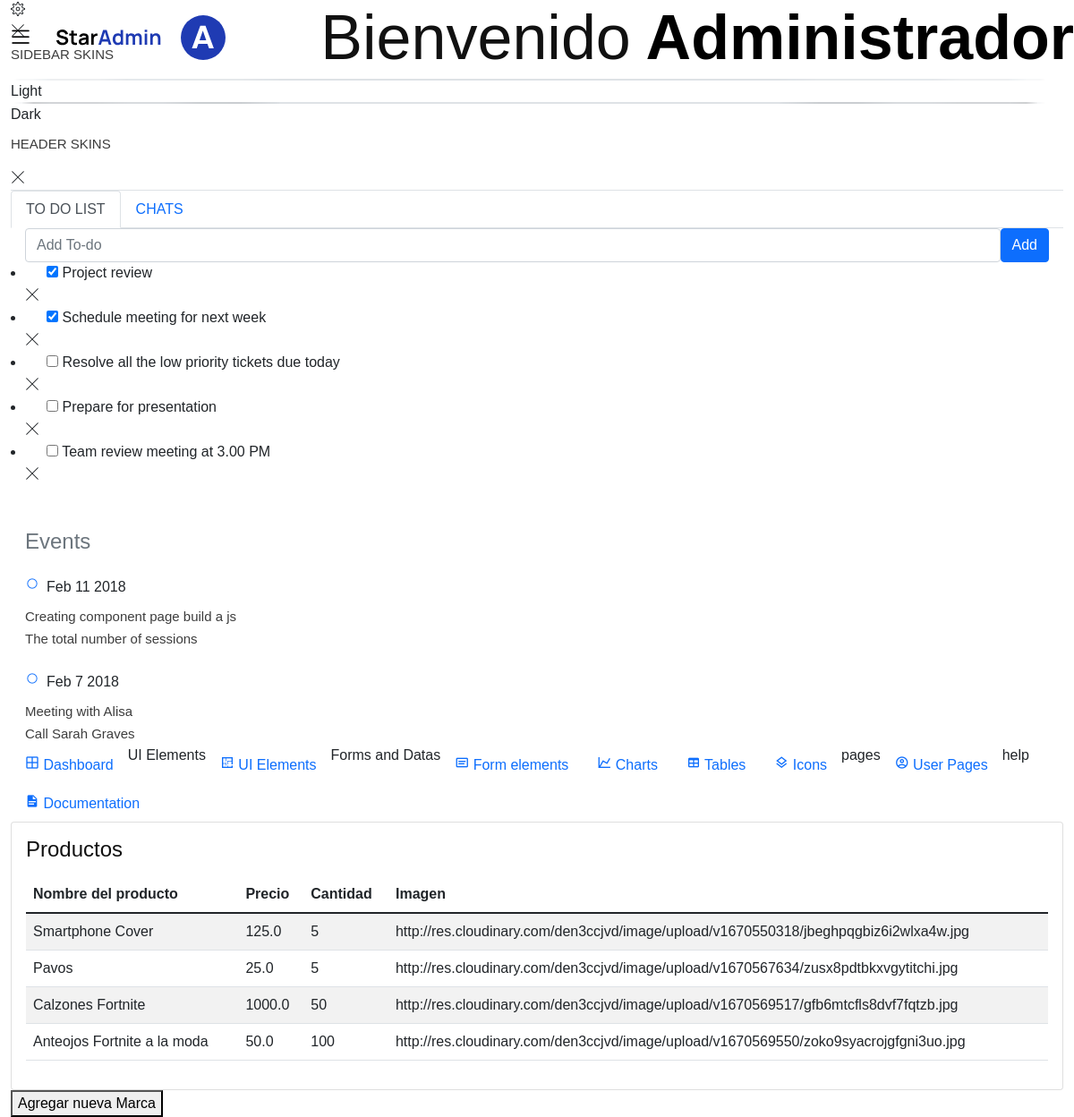
Page /DatosProductos on the committed database.
### tables this page shows
CREATE TABLE Productos(
    idProducto INTEGER PRIMARY KEY AUTOINCREMENT NOT NULL,
    idMarca INTEGER NOT NULL,
    idCategoria char(4) NOT NULL,
    NombreProducto nvarchar(50) NOT NULL,
    Precio float NOT NULL,
    Cantidad INTEGER NOT NULL,
    Imagen TEXT NOT NULL,
    FOREIGN KEY (idMarca) REFERENCES Marcas(idMarca),
    FOREIGN KEY (idCategoria) REFERENCES Categorias(idCategoria)
);

### app.py (the view)
@app.route("/DatosProductos")
def DatosProductos():
    Productos = db.execute("SELECT * FROM Productos")
    return render_template("/admin/pages/tables/Productos.html",Productos=Productos)

### app.py (called while the page is built)
@app.after_request
def after_request(response):
    response.headers["Cache-Control"] = "no-cache, no-store, must-revalidate"
    response.headers["Expires"] = 0
    response.headers["Pragma"] = "no-cache"
    return response

### templates/admin/pages/tables/Productos.html (shortened to what this page needs)
<!DOCTYPE html>
<html lang="en">
<head>
  <link rel="stylesheet" href="/static/css/admin/vendors/feather/feather.css">
  <link rel="stylesheet" href="/static/css/admin/vendors/mdi/css/materialdesignicons.min.css">
  <link rel="stylesheet" href="/static/css/admin/vendors/ti-icons/css/themify-icons.css">
  <link rel="stylesheet" href="/static/css/admin/vendors/typicons/typicons.css">
  <link rel="stylesheet" href="/static/css/admin/vendors/simple-line-icons/css/simple-line-icons.css">
  <link rel="stylesheet" href="/static/css/admin/vendors/css/vendor.bundle.base.css">
  <link href="https://cdn.jsdelivr.net/npm/bootstrap@5.1.3/dist/css/bootstrap.min.css" rel="stylesheet">
  <link rel="stylesheet" href="/static/css/admin/css/vertical-layout-light/style.css">
</head>
<body>
  <div class="container-scroller">
    <nav class="navbar default-layout col-lg-12 col-12 p-0 fixed-top d-flex align-items-top flex-row">
      <div class="text-center navbar-brand-wrapper d-flex align-items-center justify-content-start">
        <div class="me-3">
          <button class="navbar-toggler navbar-toggler align-self-center" type="button" data-bs-toggle="minimize">
            <span class="icon-menu"></span>
          </button>
        </div>
        <div>
          <a class="navbar-brand brand-logo" href="/admin">
            <img src="/static/css/admin/images/logo.svg" alt="logo" />
          </a>
          <a class="navbar-brand brand-logo-mini" href="/admin">
            <img src="/static/css/admin/images/logo-mini.svg" alt="logo" />
          </a>
        </div>
      </div>
      <div class="navbar-menu-wrapper d-flex align-items-top">
        <ul class="navbar-nav">
          <li class="nav-item font-weight-semibold d-none d-lg-block ms-0">
            <h1 class="welcome-text">Bienvenido<span class="text-black fw-bold"> Administrador</span></h1>
          </li>
        </ul>
      </div>
    </nav>
    <div class="container-fluid page-body-wrapper">
      <div class="theme-setting-wrapper">
        <div id="settings-trigger"><i class="ti-settings"></i></div>
        <div id="theme-settings" class="settings-panel">
          <i class="settings-close ti-close"></i>
          <p class="settings-heading">SIDEBAR SKINS</p>
          <div class="sidebar-bg-options selected" id="sidebar-light-theme"><div class="img-ss rounded-circle bg-light border me-3"></div>Light</div>
          <div class="sidebar-bg-options" id="sidebar-dark-theme"><div class="img-ss rounded-circle bg-dark border me-3"></div>Dark</div>
          <p class="settings-heading mt-2">HEADER SKINS</p>
        </div>
      </div>
      <div id="right-sidebar" class="settings-panel">
        <i class="settings-close ti-close"></i>
        <ul class="nav nav-tabs border-top" id="setting-panel" role="tablist">
          <li class="nav-item">
            <a class="nav-link active" id="todo-tab" data-bs-toggle="tab" href="#todo-section" role="tab" aria-controls="todo-section" aria-expanded="true">TO DO LIST</a>
          </li>
          <li class="nav-item">
            <a class="nav-link" id="chats-tab" data-bs-toggle="tab" href="#chats-section" role="tab" aria-controls="chats-section">CHATS</a>
          </li>
        </ul>
        <div class="tab-content" id="setting-content">
          <div class="tab-pane fade show active scroll-wrapper" id="todo-section" role="tabpanel" aria-labelledby="todo-section">
            <div class="add-items d-flex px-3 mb-0">
              <form class="form w-100">
                <div class="form-group d-flex">
                  <input type="text" class="form-control todo-list-input" placeholder="Add To-do">
                  <button type="submit" class="add btn btn-primary todo-list-add-btn" id="add-task">Add</button>
                </div>
              </form>
            </div>
            <div class="list-wrapper px-3">
              <ul class="d-flex flex-column-reverse todo-list">
                <li>
                  <div class="form-check">
                    <label class="form-check-label">
                      <input class="checkbox" type="checkbox">
                      Team review meeting at 3.00 PM
                    </label>
                  </div>
                  <i class="remove ti-close"></i>
                </li>
                <li>
                  <div class="form-check">
                    <label class="form-check-label">
                      <input class="checkbox" type="checkbox">
                      Prepare for presentation
                    </label>
                  </div>
                  <i class="remove ti-close"></i>
                </li>
                <li>
                  <div class="form-check">
                    <label class="form-check-label">
                      <input class="checkbox" type="checkbox">
                      Resolve all the low priority tickets due today
                    </label>
                  </div>
                  <i class="remove ti-close"></i>
                </li>
                <li class="completed">
                  <div class="form-check">
                    <label class="form-check-label">
                      <input class="checkbox" type="checkbox" checked>
                      Schedule meeting for next week
                    </label>
                  </div>
                  <i class="remove ti-close"></i>
                </li>
                <li class="completed">
                  <div class="form-check">
                    <label class="form-check-label">
                      <input class="checkbox" type="checkbox" checked>
                      Project review
                    </label>
                  </div>
                  <i class="remove ti-close"></i>
                </li>
              </ul>
            </div>
            <h4 class="px-3 text-muted mt-5 fw-light mb-0">Events</h4>
            <div class="events pt-4 px-3">
              <div class="wrapper d-flex mb-2">
                <i class="ti-control-record text-primary me-2"></i>
                <span>Feb 11 2018</span>
              </div>
              <p class="mb-0 font-weight-thin text-gray">Creating component page build a js</p>
              <p class="text-gray mb-0">The total number of sessions</p>
            </div>
            <div class="events pt-4 px-3">
              <div class="wrapper d-flex mb-2">
                <i class="ti-control-record text-primary me-2"></i>
                <span>Feb 7 2018</span>
              </div>
              <p class="mb-0 font-weight-thin text-gray">Meeting with Alisa</p>
              <p class="text-gray mb-0 ">Call Sarah Graves</p>
            </div>
          </div>
        </div>
      </div>
      <nav class="sidebar sidebar-offcanvas" id="sidebar">
        <ul class="nav">
          <li class="nav-item">
            <a class="nav-link" href="/admin">
              <i class="mdi mdi-grid-large menu-icon"></i>
              <span class="menu-title">Dashboard</span>
            </a>
          </li>
          <li class="nav-item nav-category">UI Elements</li>
          <li class="nav-item">
            <a class="nav-link" data-bs-toggle="collapse" href="#ui-basic" aria-expanded="false" aria-controls="ui-basic">
              <i class="menu-icon mdi mdi-floor-plan"></i>
              <span class="menu-title">UI Elements</span>
            </a>
          </li>
          <li class="nav-item nav-category">Forms and Datas</li>
          <li class="nav-item">
            <a class="nav-link" data-bs-toggle="collapse" href="#form-elements" aria-expanded="false" aria-controls="form-elements">
              <i class="menu-icon mdi mdi-card-text-outline"></i>
              <span class="menu-title">Form elements</span>
            </a>
          </li>
          <li class="nav-item">
            <a class="nav-link" data-bs-toggle="collapse" href="#charts" aria-expanded="false" aria-controls="charts">
              <i class="menu-icon mdi mdi-chart-line"></i>
              <span class="menu-title">Charts</span>
            </a>
          </li>
          <li class="nav-item">
            <a class="nav-link" data-bs-toggle="collapse" href="#tables" aria-expanded="false" aria-controls="tables">
              <i class="menu-icon mdi mdi-table"></i>
              <span class="menu-title">Tables</span>
            </a>
          </li>
          <li class="nav-item">
            <a class="nav-link" data-bs-toggle="collapse" href="#icons" aria-expanded="false" aria-controls="icons">
              <i class="menu-icon mdi mdi-layers-outline"></i>
              <span class="menu-title">Icons</span>
            </a>
          </li>
          <li class="nav-item nav-category">pages</li>
          <li class="nav-item">
            <a class="nav-link" data-bs-toggle="collapse" href="#auth" aria-expanded="false" aria-controls="auth">
              <i class="menu-icon mdi mdi-account-circle-outline"></i>
              <span class="menu-title">User Pages</span>
            </a>
          </li>
          <li class="nav-item nav-category">help</li>
          <li class="nav-item">
            <a class="nav-link" href="http://bootstrapdash.com/demo/star-admin2-free/docs/documentation.html">
              <i class="menu-icon mdi mdi-file-document"></i>
              <span class="menu-title">Documentation</span>
            </a>
          </li>
        </ul>
      </nav>
      <div class="main-panel">
        <div class="content-wrapper">
          <div class="row">
            <div class="col-lg-12 grid-margin stretch-card">
              <div class="card">
                <div class="card-body">
                  <h4 class="card-title">Productos</h4>
                  <div class="table-responsive">
                    <table class="table table-striped">
                      <thead>
                        <tr>
                          <th>
                            Nombre del producto
                          </th>
                          <th>
                            Precio
                          </th>
                          <th>
                            Cantidad
                          </th>
                          <th>
                            Imagen
                          </th>
                        </tr>
                      </thead>
                      <tbody>
                        {% for ProdData in Productos %}
                        <tr>
                          <td>
                            {{ProdData ["NombreProducto"]}}
                          </td>
                          <td>
                            {{ProdData ["Precio"]}}
                          </td>
                          <td>
                            {{ProdData ["Cantidad"]}}
                          </td>
                          <td>
                            {{ProdData ["Imagen"]}}
                          </td>
                        </tr>
                        {% endfor %}
                      </tbody>
                    </table>
                  </div>
                </div>
              </div>
            </div>
  </div>
  <a href="/Productos"><button class="agregar">
    Agregar nueva Marca
  </button></a>
</body>
</html>

### static/css/cliente/css/style.css (style rules this page uses)
html, body { height: 100%; font-family: "Nunito Sans", sans-serif; -webkit-font-smoothing: antialiased; }
h1, h2, h3, h4, h5, h6 { margin: 0; color: #111111; font-weight: 400; font-family: "Nunito Sans", sans-serif; }
h1 { font-size: 70px; }
h4 { font-size: 24px; }
p { font-size: 15px; font-family: "Nunito Sans", sans-serif; color: #3d3d3d; font-weight: 400; line-height: 25px; margin: 0 0 15px 0; }
img { max-width: 100%; }
ul, ol { padding: 0; margin: 0; }

### rows in the picture
Productos: NombreProducto "Smartphone Cover", Precio "125.0", Cantidad "5", Imagen "http://res.cloudinary.com/den3ccjvd/image/upload/v1670550318/jbeghpqgbiz6i2wlxa4w.jpg"
Productos: NombreProducto "Pavos", Precio "25.0", Cantidad "5", Imagen "http://res.cloudinary.com/den3ccjvd/image/upload/v1670567634/zusx8pdtbkxvgytitchi.jpg"
Productos: NombreProducto "Calzones Fortnite", Precio "1000.0", Cantidad "50", Imagen "http://res.cloudinary.com/den3ccjvd/image/upload/v1670569517/gfb6mtcfls8dvf7fqtzb.jpg"
Productos: NombreProducto "Anteojos Fortnite a la moda", Precio "50.0", Cantidad "100", Imagen "http://res.cloudinary.com/den3ccjvd/image/upload/v1670569550/zoko9syacrojgfgni3uo.jpg"
